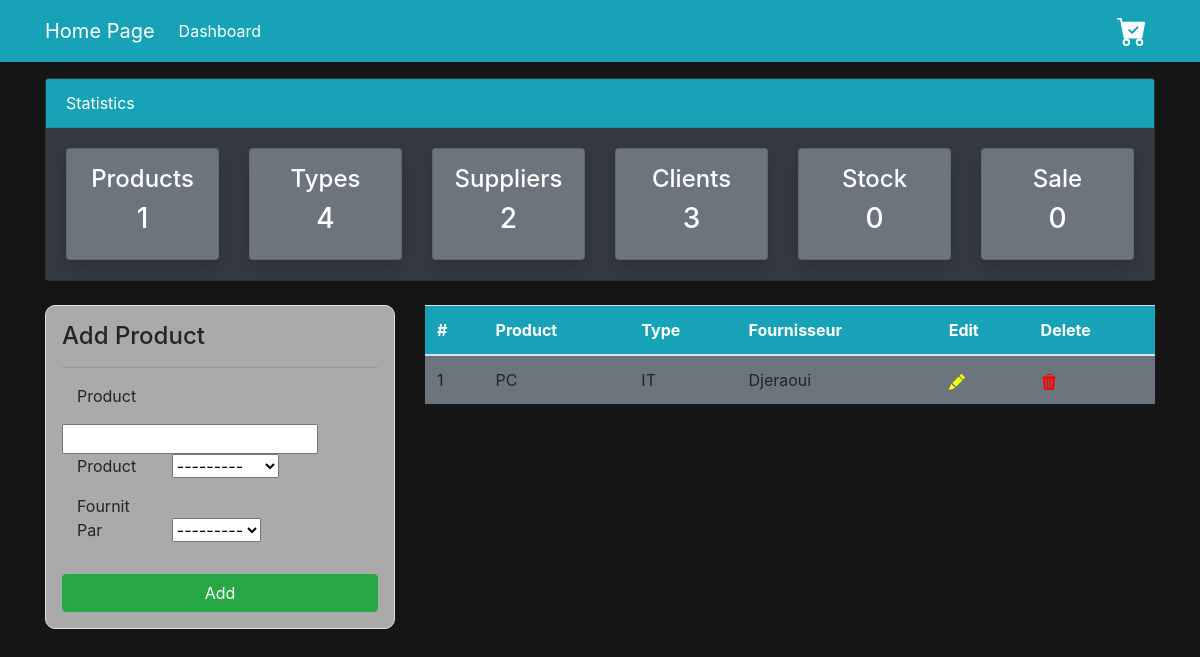
/list_produits/, run on the app's committed database.
### GestStockMagasin/models.py (models this page shows, shortened)
class Produit (models.Model):
    CodeP = models.AutoField(primary_key=True)
    DesignationP = models.CharField(max_length=100)
    Type = models.ForeignKey(TypeProduit, on_delete=models.CASCADE)
    Fournisseur = models.ForeignKey(Fournisseur, on_delete=models.CASCADE)

class TypeProduit (models.Model):
    CodeT = models.AutoField(primary_key=True)
    DesignationT = models.CharField(max_length=100)
    def __str__(self):
        return str(self.DesignationT)

class Fournisseur(models.Model):
    CodeF = models.AutoField(primary_key=True)
    NomF = models.CharField(max_length=100,default="")
    PrenomF = models.CharField(max_length=100,default="")
    AdresseF = models.CharField(max_length=100,default="")
    TelephoneF = models.CharField(max_length=100,default="")
    def __str__(self):
        return str(self.NomF)

### GestStockMagasin/views.py (the view)
# urls.py: path('list_produits/',views.afficher_Produits,name="dashboard-produits"),
def afficher_Produits(request):
    Prods = Produit.objects.all()
    prod_count = Prods.count()
    item = VenteComptoir.objects.all()
    vente_count = item.count()
    fours = Fournisseur.objects.all()
    fours_count = fours.count()
    types = TypeProduit.objects.all()
    type_count = types.count()
    users = User.objects.all()
    user_count = users.count()
    stock = Stock.objects.all()
    stock_count = stock.count()
    Clients = Client.objects.all()
    client_count = Clients.count()
    if request.method == 'POST':
        form = ProduitForm(request.POST)
        if form.is_valid():
            form.save()
            return redirect("dashboard-produits")
    else:
        form = ProduitForm()
    contexte = {
        'produits' : Prods,
        'form' : form,
        'P_count':prod_count,
        'F_count':fours_count,
        'C_count':client_count,
        'U_count': user_count,
        'V_count':vente_count,
        'T_count':type_count,
        'S_count':stock_count,
    }
    return render(request,"dashboard/Produits.html",contexte)

### GestStockMagasin/forms.py
class ProduitForm(forms.ModelForm):
    class Meta:
        model = Produit
        fields = "__all__"

### GestStockMagasin/templates/dashboard/Produits.html (shortened to what this page needs)
<!DOCTYPE html>
<html lang="en">
  <head>
    <link
      rel="stylesheet"
      href="https://cdn.jsdelivr.net/npm/bootstrap@4.6.2/dist/css/bootstrap.min.css"
    />
  </head>
  <body style="background-color: #151515">
    <nav class="navbar navbar-expand-lg navbar-info bg-info">
      <div class="container">
        <a class="navbar-brand text-white" href="{% url 'main-dashboard' %}"
          >Home Page</a
        >
        <div class="collapse navbar-collapse" id="navbarSupportedContent">
          <ul class="navbar-nav mr-auto">
            <li class="nav-item active">
              <a class="nav-link text-white" href="{% url 'main-dashboard' %}"
                >Dashboard <span class="sr-only">(current)</span></a
              >
            </li>
          </ul>
          <ul class="navbar-nav ml-auto">
            <li class="nav-item active">
              <a class="nav-link text-white" href="{% url 'main-dashboard' %}">
              </a>
            </li>
          </ul>
        </div>
      </div>
    </nav>
    <div class="container">
      <div class="row mt-3">
        <div class="col-md-12">
          <div class="card bg-dark">
            <div class="card-header text-white bg-info">Statistics</div>
            <div class="card-body">
              <div class="row">
                <div class="col-md-2">
                  <a
                    class="text-decoration-none text-white"
                    href="{% url 'dashboard-produits' %}"
                  >
                    <div
                      class="card my-card shadow text-center p-3 bg-secondary"
                    >
                      <h4>Products </h4>
                      <h3>{{ P_count }}</h3>
                    </div>
                  </a>
                </div>
                <div class="col-md-2">
                  <a
                    class="text-decoration-none text-white"
                    href="{% url 'dashboard-types' %}"
                  >
                    <div
                      class="card my-card shadow text-center p-3 bg-secondary"
                    >
                      <h4>Types </h4>
                      <h3>{{ T_count }}</h3>
                    </div>
                  </a>
                </div>
                <div class="col-md-2">
                  <a
                    class="text-decoration-none text-white"
                    href="{% url 'dashboard-Fournisseur' %}"
                  >
                    <div
                      class="card my-card shadow text-center p-3 bg-secondary"
                    >
                      <h4>Suppliers </h4>
                      <h3>{{ F_count }}</h3>
                    </div>
                  </a>
                </div>
                <div class="col-md-2">
                  <a
                    class="text-decoration-none text-white"
                    href="{% url 'dashboard-client' %}"
                  >
                    <div
                      class="card my-card shadow text-center p-3 bg-secondary"
                    >
                      <h4>Clients </h4>
                      <h3>{{ C_count }}</h3>
                    </div>
                  </a>
                </div>
                <div class="col-md-2">
                  <a
                    class="text-decoration-none text-white"
                    href="{% url 'dashboard-stock' %}"
                  >
                    <div
                      class="card my-card shadow text-center p-3 bg-secondary"
                    >
                      <h4>Stock </h4>
                      <h3>{{ S_count }}</h3>
                    </div>
                  </a>
                </div>
                <div class="col-md-2">
                  <a
                    class="text-decoration-none text-white"
                    href="{% url 'dashboard-vente' %}"
                  >
                    <div
                      class="card my-card shadow text-center p-3 bg-secondary"
                    >
                      <h4>Sale</h4>
                      <h3>{{ V_count }}</h3>
                    </div>
                  </a>
                </div>
              </div>
            </div>
          </div>
        </div>
      </div>
    </div>
    <div class="container">
      <div class="row my-4">
        <div class="col-md-4">
          <div
            class="border p-3"
            style="border-radius: 10px; background-color: #aaaaaa"
          >
            <h4>Add Product</h4>
            <hr />
            <form action="" method="POST">
              <div class="form-group">
                <div>
                  <label class="col-md-4 form-group" for="inputAddress"
                    >Product</label
                  >
                  {{ form.DesignationP }}
                </div>
                <div>
                  <label class="col-md-4 form-group" for="inputAddress"
                    >Product</label
                  >
                  {{ form.Type }}
                </div>
                <div>
                  <label class="col-md-4 form-group" for="inputAddress"
                    >Fournit Par</label
                  >
                  {{ form.Fournisseur }}
                </div>
              </div>
              <input
                type="submit"
                value="Add"
                class="btn btn-success btn-block"
              />
            </form>
          </div>
        </div>
        <div class="col-md-8">
          <table class="table bg-secondary">
            <thead class="bg-info">
              <tr class="text-white">
                <th scope="col">#</th>
                <th scope="col">Product</th>
                <th scope="col">Type</th>
                <th scope="col">Fournisseur</th>
                <th scope="col">Edit</th>
                <th scope="col">Delete</th>
              </tr>
            </thead>
            <tbody>
              {% for p in produits %}
              <tr>
                <td class="text-black">{{ p.CodeP }}</td>
                <td class="text-black">{{ p.DesignationP }}</td>
                <td class="text-black">{{ p.Type }}</td>
                <td class="text-black">{{ p.Fournisseur }}</td>
                <td class="text-black">
                  <a href="{% url 'edit-product' p.CodeP %}">
                  </a>
                </td>
                <td class="text-black">
                  <a href="{% url 'delete-product' p.CodeP %}">
                  </a>
                </td>
              </tr>
              {% endfor %}
            </tbody>
          </table>
        </div>
      </div>
    </div>
  </body>
</html>

### data on the page
Produit: CodeP "1", DesignationP "PC", Type "IT", Fournisseur "Djeraoui"

### other printed values
{{ P_count }} "1"
{{ T_count }} "4"
{{ F_count }} "2"
{{ C_count }} "3"
{{ S_count }} "0"
{{ V_count }} "0"
